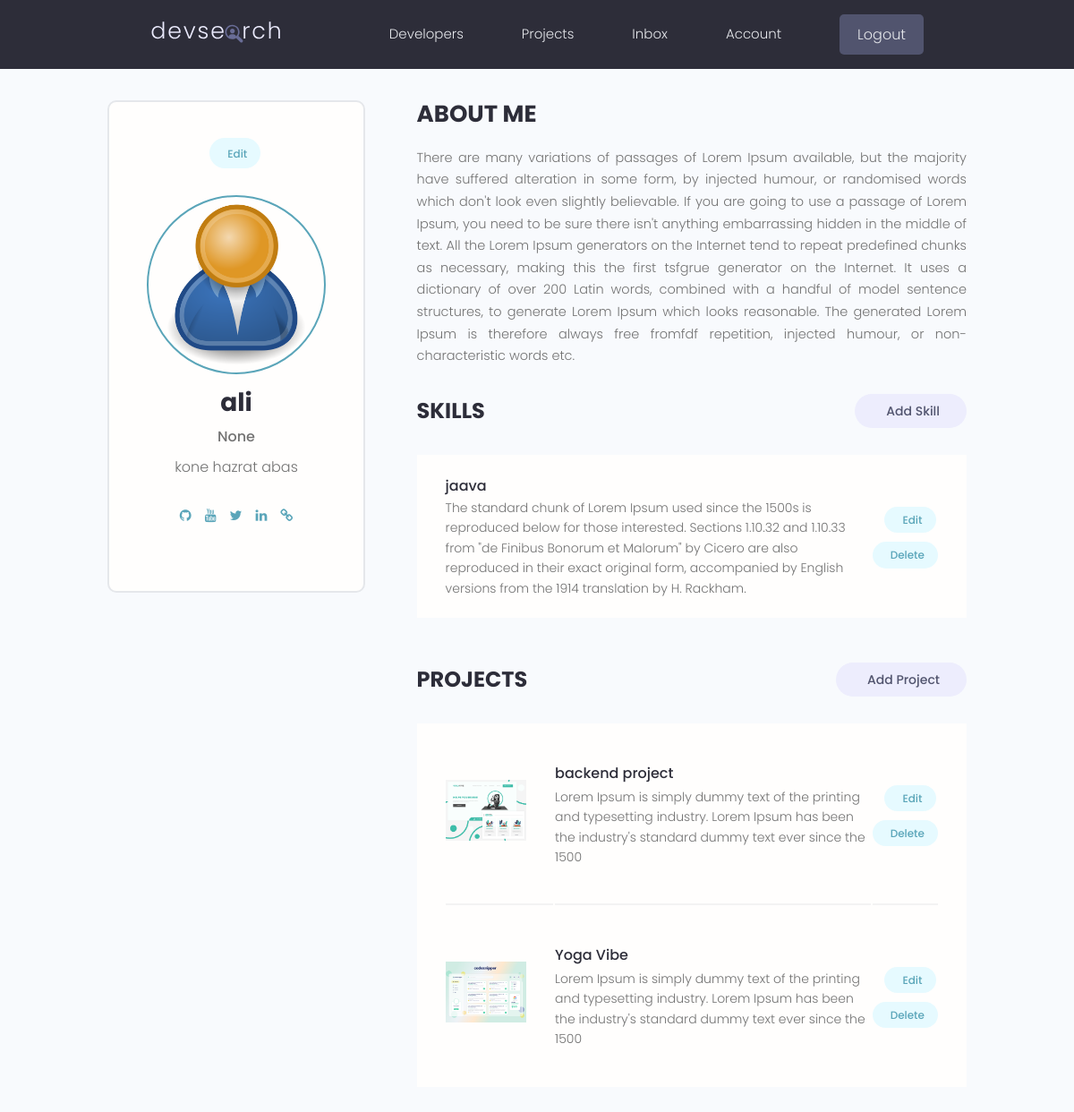
/account/ (signed in), run on an earlier commit of the app's database.
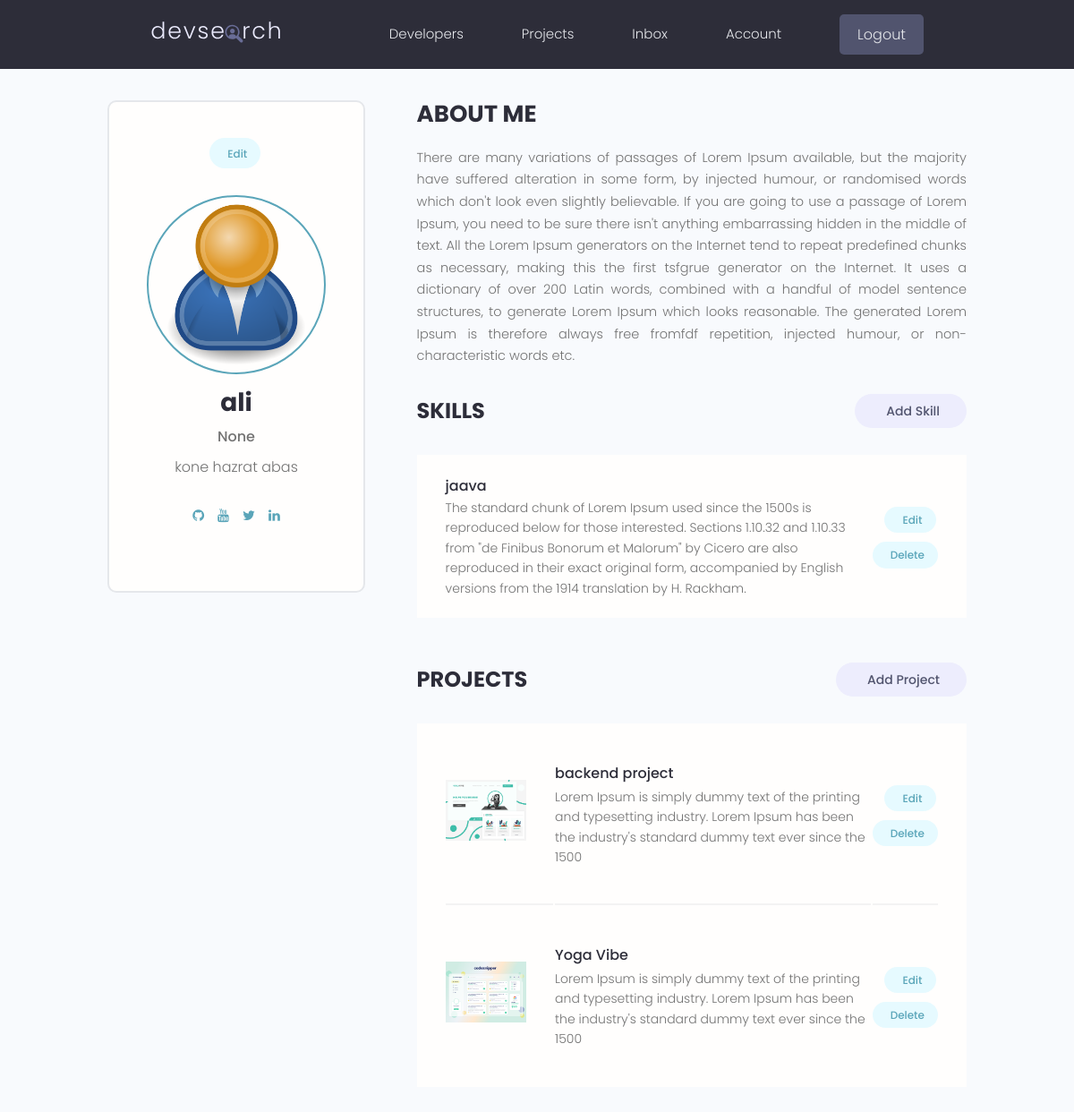
And on a later commit of the database.
### users/views.py (the view)
# urls.py: path('account/',views.userAccount, name='account'),
@login_required(login_url ='login')
def userAccount(request):
      profile = request.user.profile
      if request.session :
            print("\n\n re  \t  ", request.session  )
      userprojects = profile.project_set.all()
      context = {
            'profile':profile,
            'projects':userprojects,
      }
      return render(request,'users/account.html',context )

### users/models.py (called while the page is built)
      def __str__(self):
            return str(self.name)

### users/templates/users/account.html (shortened to what the changed rows need)
{% extends "base.html" %}
{% load static %}
{% block content %}
  <main class="settingsPage profile my-md">
      <div class="container">
        <div class="layout">
          <div class="column column--1of3">
            <div class="card text-center">
              <div class="card__body dev">
                <h2 class="dev__name">{{profile.name}}</h2>
                <ul class="dev__social">
                  {% if profile.social_website %}
                  <li>
                    <a title="Personal Website" href="{{profile.social_website}}" target="_blank"><i class="fa fa-link"></i></a>
                  </li>
                  {% endif %}
                </ul>
              </div>
            </div>
          </div>
        </div>
      </div>
    </main>
{% endblock content %}

What changed in the data, as far as the page shows it:
changed Profile "ali": social_website "ali.com" → empty (drawn)
